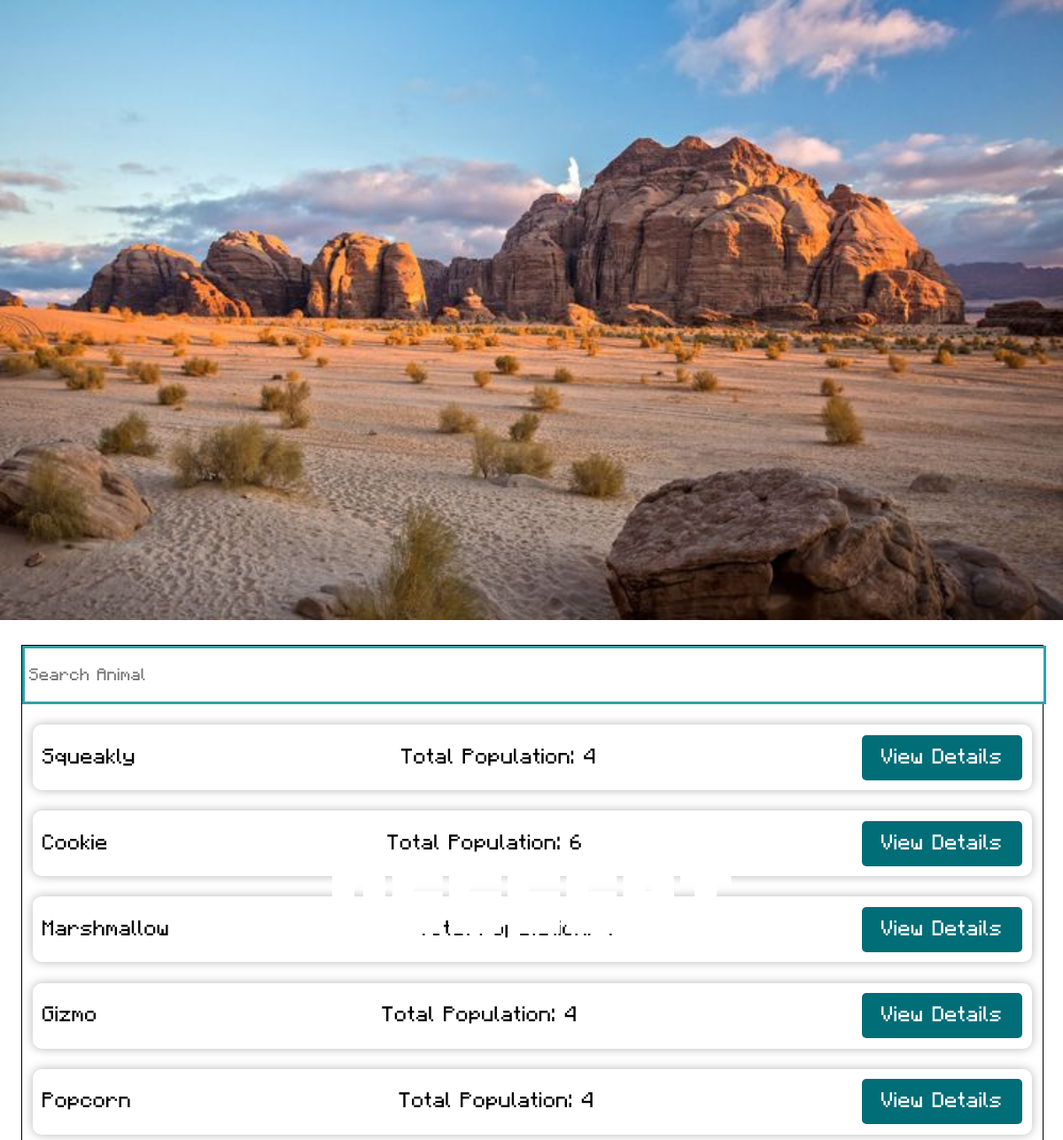
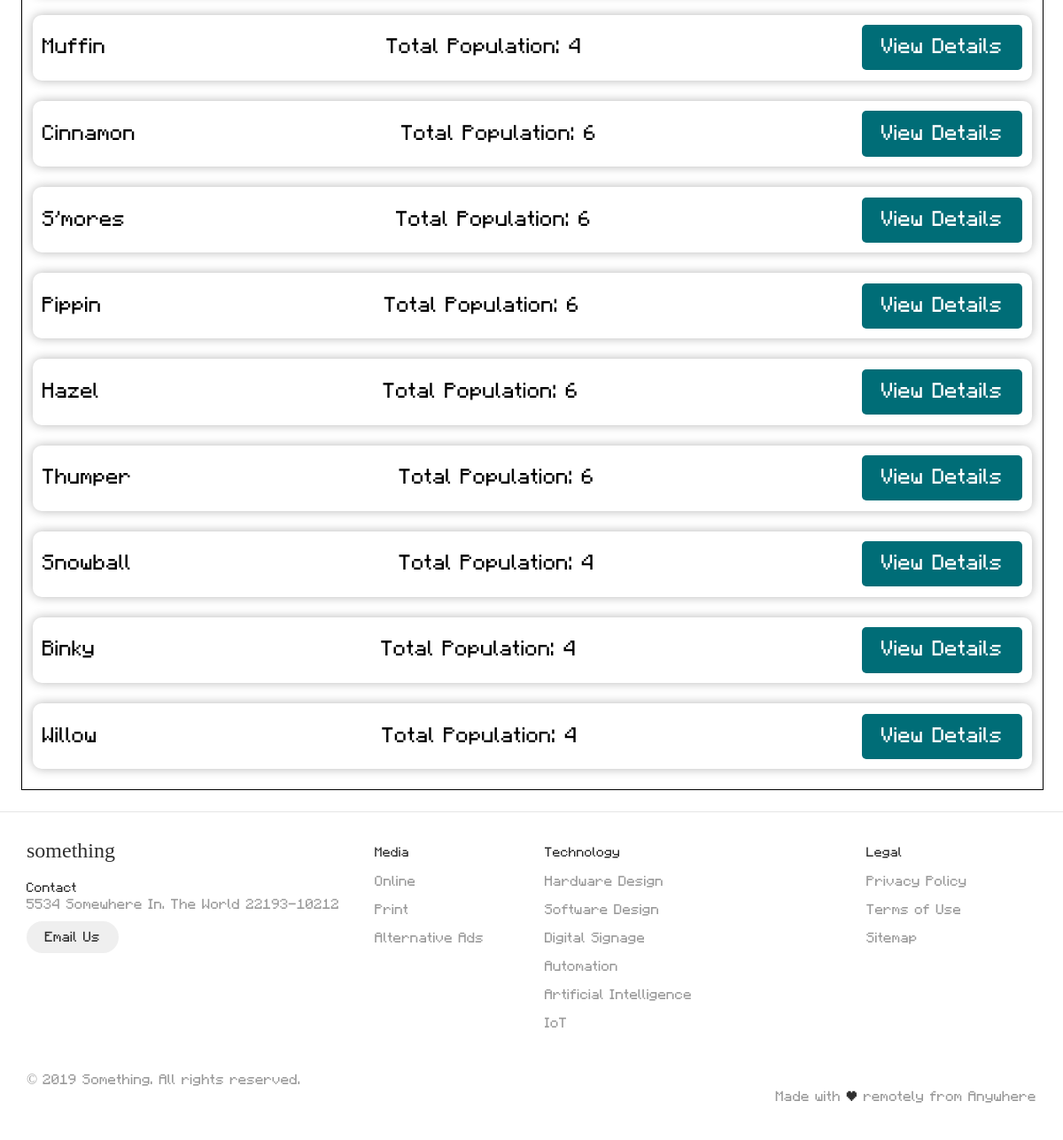
Screenshot of /habitat/Dessert/ with the database file from the repository (2 pictures, top to bottom).
### coreApp/models.py (models this page shows)
class Habitat(models.Model):
    habitat_type = models.CharField(max_length=50, unique=True)
    habitat_description = models.TextField(null=True, blank=True)
    habitat_image = models.ImageField(upload_to='img/habitat_img/', blank=True, null=True)
    def __str__(self):
        return self.habitat_type

class IndividualAnimal(models.Model):
    animal_type = models.ForeignKey(Animal, on_delete=models.CASCADE)
    habitat = models.ForeignKey(Habitat, on_delete=models.CASCADE, related_name='animals', blank=True, null=True)
    nickname = models.CharField(max_length=100)
    age = models.IntegerField()
    sex = models.CharField(max_length=10)
    health = models.CharField(max_length=50)
    def __str__(self):
        return f"{self.nickname} ({self.animal_type.animal_type})"

class Animal(models.Model):
    animal_type = models.CharField(max_length=100, unique=True)
    population = models.IntegerField()
    habitat = models.ForeignKey(Habitat, on_delete=models.CASCADE, null=True)
    def __str__(self):
        return self.animal_type

### coreApp/views.py (the view)
# urls.py: path('habitat/<str:habitat_type>/', views.habitat_section, name='habitat_detail'),
def habitat_section(request, habitat_type):
    selected_habitat = get_object_or_404(Habitat, habitat_type=habitat_type)
    related_animals = selected_habitat.animals.all()
    unique_animal_types = set(animal.animal_type for animal in related_animals)
    context = {
        'selected_habitat': selected_habitat,
        'related_animals': related_animals,
        'unique_animal_types': unique_animal_types,
    }
    print(context)
    for animals in related_animals:
        print(animals.id)
    return render(request, 'core/habitat_details.html', context)

### public/templates/core/habitat_details.html (shortened to what this page needs)
{% load static %}
<!DOCTYPE html>
<html lang="en">
<head>
    <link rel="stylesheet" href="{% static 'css/core/habitat_details.css' %}">
</head>
<body>
    <div class="main-continaer">
        <div class="top-section">
            <img src="{% static selected_habitat.habitat_image.url %}" width="100%" height="700vh" alt="">
            <div class="head1">{{ selected_habitat.habitat_type }}</div>
        </div>
        <div class="animals">
            <div class="sub-container">
                <div class="search">
                    <input type="text" class="searchTerm" placeholder="Search Animal" oninput="searchApplicants()">
                </div>
              {% for animal in related_animals %}
                  <div class="animalTable">
                      <div class="name">{{ animal.nickname }}</div>
                      <div class="total">Total Population: {{ animal.animal_type.population }}</div>
                      <button id="animalButton_{{ animal.id }}" onclick="show('popup_{{ animal.id }}')">View Details</button>
                  </div>
              {% endfor %}
            </div>
        </div>
        <footer class="footer">
            <div class="footer__addr">
              <h1 class="footer__logo">Something</h1>
              <h2>Contact</h2>
              <address>
                5534 Somewhere In. The World 22193-10212<br>
                <a class="footer__btn" href="mailto:example@gmail.com">Email Us</a>
              </address>
            </div>
            <ul class="footer__nav">
              <li class="nav__item">
                <h2 class="nav__title">Media</h2>
                <ul class="nav__ul">
                  <li>
                    <a href="#">Online</a>
                  </li>
                  <li>
                    <a href="#">Print</a>
                  </li>
                  <li>
                    <a href="#">Alternative Ads</a>
                  </li>
                </ul>
              </li>
              <li class="nav__item nav__item--extra">
                <h2 class="nav__title">Technology</h2>
                <ul class="nav__ul nav__ul--extra">
                  <li>
                    <a href="#">Hardware Design</a>
                  </li>
                  <li>
                    <a href="#">Software Design</a>
                  </li>
                  <li>
                    <a href="#">Digital Signage</a>
                  </li>
                  <li>
                    <a href="#">Automation</a>
                  </li>
                  <li>
                    <a href="#">Artificial Intelligence</a>
                  </li>
                  <li>
                    <a href="#">IoT</a>
                  </li>
                </ul>
              </li>
              <li class="nav__item">
                <h2 class="nav__title">Legal</h2>
                <ul class="nav__ul">
                  <li>
                    <a href="#">Privacy Policy</a>
                  </li>
                  <li>
                    <a href="#">Terms of Use</a>
                  </li>
                  <li>
                    <a href="#">Sitemap</a>
                  </li>
                </ul>
              </li>
            </ul>
            <div class="legal">
              <p>&copy; 2019 Something. All rights reserved.</p>
              <div class="legal__links">
                <span>Made with <span class="heart">♥</span> remotely from Anywhere</span>
              </div>
            </div>
          </footer>
    </div>
</body>
</html>

### public/static/css/core/habitat_details.css (style rules this page uses)
* { margin: 0; padding: 0; }
.head1 { font-family: minecraft-head; position: absolute; color: white; font-size: 6rem; top: 40%; left: 50%; transform: translate(-50%, -50%); }
.animals { margin: 2%; }
.searchTerm { width: 99%; font-family: minecraft-regular; border: 3px solid #08929ed9; padding: 5px; height: 50px; outline: none; font-size: 120%; }
.sub-container { width: 100%; border: 1px solid black; }
.animalTable { display: flex; align-items: center; width: 96%; font-family: minecraft-regular; font-size: 1.5rem; justify-content: space-between; margin-left: 1%; margin-block: 2%; padding-block: 1%; padding-inline: 1%; box-shadow: 0 0 .7rem rgba(0, 0, 0, 0.289); border-radius: 10px; }
.name { font-size: 1.5rem; }
button { color:white; background-color: #006D77; border: none; font-family: minecraft-regular; font-size: 1.5rem; padding: 1% 2%; border-radius: 5px; }
.footer { display: flex; font-family:minecraft-regular ; flex-flow: row wrap; padding: 30px 30px 20px 30px; color: #2f2f2f; height: 40vh; background-color: #fff; border-top: 1px solid #e5e5e5; }
.footer > * { flex: 1 100%; }
.footer__addr { margin-right: 1.25em; margin-bottom: 2em; }
.footer__logo { font-family: 'Pacifico', cursive; font-weight: 400; text-transform: lowercase; font-size: 1.5rem; }
.footer__addr h2 { margin-top: 1.3em; font-size: 15px; font-weight: 400; }
.nav__title { font-weight: 400; font-size: 15px; }
.footer address { font-style: normal; color: #999; }
.footer__btn { display: flex; align-items: center; justify-content: center; height: 36px; max-width: max-content; background-color: rgb(33, 33, 33, 0.07); border-radius: 100px; color: #2f2f2f; line-height: 0; margin: 0.6em 0; font-size: 1rem; padding: 0 1.3em; }
.footer ul { list-style: none; padding-left: 0; }
.footer li { line-height: 2em; }
.footer a { text-decoration: none; }
.footer__nav { display: flex; flex-flow: row wrap; }
.footer__nav > * { flex: 1 50%; margin-right: 1.25em; }
.nav__ul { display: flex; flex-direction: column; }
.nav__ul a { color: #999; }
.nav__ul--extra { column-count: 2; column-gap: 1.25em; }
.legal { display: flex; flex-wrap: wrap; color: #999; }
.legal__links { display: flex; align-items: center; }
.heart { color: #2f2f2f; }
@media screen and (min-width: 24.375em) { .legal .legal__links { margin-left: auto; } }
@media screen and (min-width: 40.375em) { .footer__nav > * { flex: 1; } }
@media screen and (min-width: 40.375em) { .nav__item--extra { flex-grow: 2; } }
@media screen and (min-width: 40.375em) { .footer__addr { flex: 1 0px; } }
@media screen and (min-width: 40.375em) { .footer__nav { flex: 2 0px; } }

### rows the page displays
Habitat: habitat_image (picture), habitat_type "Dessert"
IndividualAnimal: nickname "Squeakly", animal_type.population "4"
IndividualAnimal: nickname "Cookie", animal_type.population "6"
IndividualAnimal: nickname "Marshmallow", animal_type.population "4"
IndividualAnimal: nickname "Gizmo", animal_type.population "4"
IndividualAnimal: nickname "Popcorn", animal_type.population "4"
IndividualAnimal: nickname "Muffin", animal_type.population "4"
IndividualAnimal: nickname "Cinnamon", animal_type.population "6"
IndividualAnimal: nickname "S'mores", animal_type.population "6"
IndividualAnimal: nickname "Pippin", animal_type.population "6"
IndividualAnimal: nickname "Hazel", animal_type.population "6"
IndividualAnimal: nickname "Thumper", animal_type.population "6"
IndividualAnimal: nickname "Snowball", animal_type.population "4"
IndividualAnimal: nickname "Binky", animal_type.population "4"
IndividualAnimal: nickname "Willow", animal_type.population "4"
